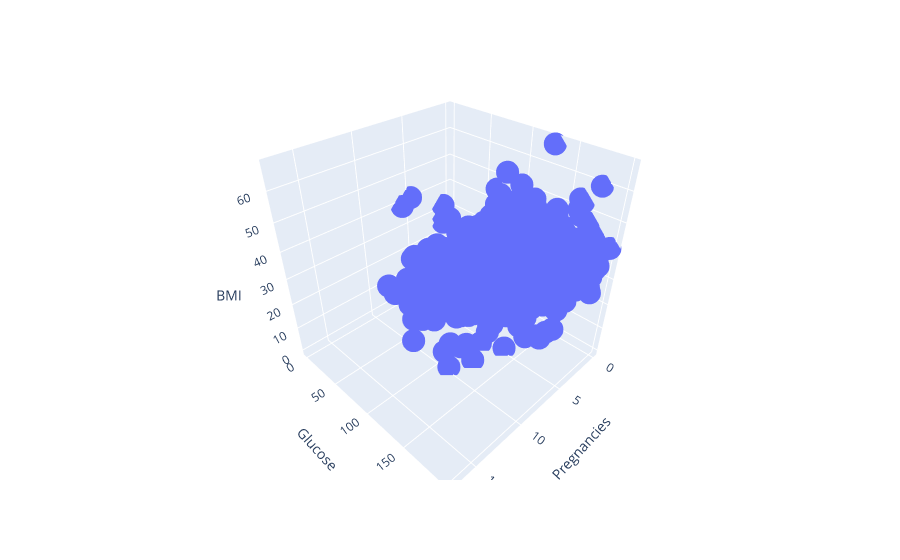

Notebook code for this chart:
### Code cell
px.scatter_3d(df,x=df.Pregnancies,y=df.Glucose,z=df.BMI)

### Figure 1 — Plotly figure (JSON) as saved in the notebook; plotly's stock layout.template omitted (floating-point values rounded to 4 significant figures; data arrays with more than 128 entries replaced by an {"elided": "..."} marker saying what was removed)
{"data": [{"hovertemplate": "Pregnancies=%{x}<br>Glucose=%{y}<br>BMI=%{z}<extra></extra>", "legendgroup": "", "marker": {"color": "#636efa", "symbol": "circle"}, "mode": "markers", "name": "", "scene": "scene", "showlegend": false, "type": "scatter3d", "x": {"elided": "768 int values"}, "y": {"elided": "768 int values"}, "z": {"elided": "768 float values"}}], "layout": {"legend": {"tracegroupgap": 0}, "margin": {"t": 60}, "scene": {"domain": {"x": [0, 1], "y": [0, 1]}, "xaxis": {"title": {"text": "Pregnancies"}}, "yaxis": {"title": {"text": "Glucose"}}, "zaxis": {"title": {"text": "BMI"}}}}}
